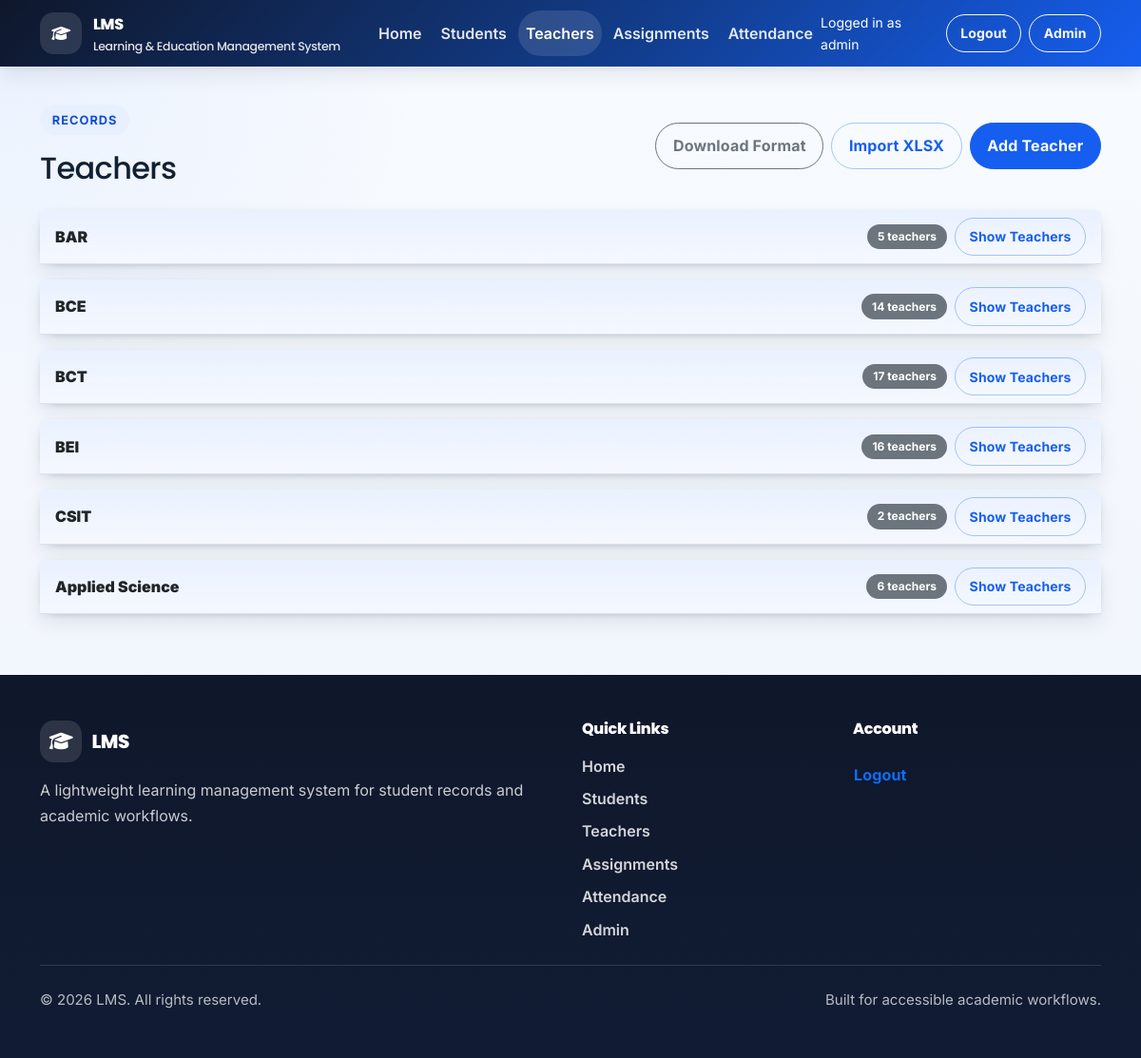
/teachers/ (signed in), run on the app's committed database.
### student/models.py (models this page shows, shortened)
class Faculty(models.Model):
    name = models.CharField(max_length=150, unique=True)
    objects = FacultyManager()

### teacher/views.py (the view)
# urls.py: path('', TeacherListView.as_view(), name='teacher-list'),
class TeacherListView(LoginRequiredMixin, NonStudentAccessRequiredMixin, ListView):
    model = Teacher
    template_name = 'teacher/teacher_list.html'
    context_object_name = 'teachers'
    def get_queryset(self):
        return Teacher.objects.prefetch_related('faculties').order_by('name')
    def get_context_data(self, **kwargs):
        context = super().get_context_data(**kwargs)
        view_mode = self.request.GET.get('view', 'grouped')
        if view_mode not in {'grouped', 'flat'}:
            view_mode = 'grouped'
        context['view_mode'] = view_mode
        grouped_teachers_map = OrderedDict()
        for teacher in context['teachers']:
            faculties = list(teacher.faculties.all())
            if not faculties:
                grouped_teachers_map.setdefault('No Faculty', []).append(teacher)
                continue
            for faculty in faculties:
                grouped_teachers_map.setdefault(faculty.name, []).append(teacher)
        context['grouped_teachers'] = [
            {
                'faculty': faculty,
                'teachers': teachers,
            }
            for faculty, teachers in grouped_teachers_map.items()
        ]
        return context

### teacher/views.py (called while the page is built)
    def dispatch(self, request, *args, **kwargs):
        if hasattr(request.user, 'student_profile') and not (request.user.is_staff or request.user.is_superuser):
            return access_denied_response(request, 'Student accounts cannot access teacher management pages.')
        return super().dispatch(request, *args, **kwargs)

### LMS/templates/teacher/teacher_list.html (shortened to what this page needs)
{% extends 'base.html' %}
{% block content %}
<section class="container py-4">
	<div class="d-flex flex-wrap justify-content-between align-items-center gap-3 mb-4">
		<div>
			<span class="eyebrow">Records</span>
			<h1 class="h2 mb-0">Teachers</h1>
		</div>
		<div class="d-flex flex-wrap align-items-center gap-2">
			<a class="btn btn-outline-secondary" href="{% url 'teacher:teacher-import-template' %}">Download Format</a>
			<a class="btn btn-outline-primary" href="{% url 'teacher:teacher-import' %}">Import XLSX</a>
			<a class="btn btn-primary" href="{% url 'teacher:teacher-create' %}">Add Teacher</a>
		</div>
	</div>
	{% if teachers %}
		<div class="d-grid gap-3">
			{% for group in grouped_teachers %}
				<div class="card border-0 shadow-sm">
					<div class="card-header bg-light d-flex justify-content-between align-items-center flex-wrap gap-2">
						<strong>{{ group.faculty }}</strong>
						<div class="d-flex align-items-center gap-2">
							<span class="badge text-bg-secondary">{{ group.teachers|length }} teacher{{ group.teachers|length|pluralize }}</span>
							<button
								class="btn btn-sm btn-outline-primary"
								type="button"
								data-toggle-target="teacher-group-{{ forloop.counter }}"
								aria-expanded="false"
								aria-controls="teacher-group-{{ forloop.counter }}"
							>
								Show Teachers
							</button>
						</div>
					</div>
				</div>
			{% endfor %}
		</div>
	{% endif %}
</section>
{% endblock %}

### LMS/templates/base.html (shortened to what this page needs)
<!DOCTYPE html>
<html lang="en">
<head>
	{% load static %}
	<link href="https://cdn.jsdelivr.net/npm/bootstrap@5.3.7/dist/css/bootstrap.min.css" rel="stylesheet"
>
	<link rel="stylesheet" href="https://cdn.jsdelivr.net/npm/bootstrap-icons@1.11.3/font/bootstrap-icons.min.css">
	<link rel="stylesheet" href="https://cdnjs.cloudflare.com/ajax/libs/font-awesome/6.7.2/css/all.min.css"
 />
	<link rel="stylesheet" href="{% static 'css/styles.css' %}">
	<link rel="stylesheet" href="{% static 'css/lms-overrides.css' %}">
</head>
<body class="d-flex flex-column min-vh-100">
	<header class="site-header">
		<nav class="navbar navbar-expand-lg navbar-dark">
			<div class="container">
				<a class="navbar-brand" href="{% url 'home' %}" aria-label="LMS home">
					<span class="brand-icon" aria-hidden="true"><i class="fa-solid fa-graduation-cap"></i></span>
					<span class="brand-copy">
						<span class="brand-title">LMS</span>
						<span class="brand-subtitle">Learning & Education Management System</span>
					</span>
				</a>
				<div class="collapse navbar-collapse" id="primaryNav">
					{% with current_url_name=request.resolver_match.url_name current_namespace=request.resolver_match.namespace %}
					<ul class="navbar-nav me-auto mb-2 mb-lg-0 gap-lg-1">
						<li class="nav-item">
							<a class="nav-link {% if current_url_name == 'home' and not current_namespace %}active{% endif %}" href="{% url 'home' %}"
								{% if current_url_name == 'home' and not current_namespace %}aria-current="page"{% endif %}>Home</a>
						</li>
						<li class="nav-item">
							<a class="nav-link {% if current_namespace == 'student' %}active{% endif %}"
								href="{% url 'student:student-list' %}"
								{% if current_namespace == 'student' %}aria-current="page"{% endif %}>Students</a>
						</li>
						<li class="nav-item">
							<a class="nav-link {% if current_namespace == 'teacher' %}active{% endif %}"
								href="{% url 'teacher:teacher-list' %}"
								{% if current_namespace == 'teacher' %}aria-current="page"{% endif %}>Teachers</a>
						</li>
						<li class="nav-item">
							<a class="nav-link {% if current_namespace == 'assignment' %}active{% endif %}"
								href="{% url 'assignment:assignment-list' %}"
								{% if current_namespace == 'assignment' %}aria-current="page"{% endif %}>Assignments</a>
						</li>
						<li class="nav-item">
							<a class="nav-link {% if current_namespace == 'attendance' %}active{% endif %}"
								href="{% url 'attendance:attendance-list' %}"
								{% if current_namespace == 'attendance' %}aria-current="page"{% endif %}>Attendance</a>
						</li>
					</ul>
					{% endwith %}
					<ul class="navbar-nav ms-auto align-items-lg-center gap-lg-2">
						{% if request.user.is_authenticated %}
						<li class="nav-item text-white small me-lg-2">
							Logged in as {{ current_user_display_name }}
						</li>
						<li class="nav-item">
							<form method="post" action="{% url 'logout' %}" class="d-inline">
								<button type="submit" class="btn btn-outline-light btn-sm">Logout</button>
							</form>
						</li>
						{% else %}
						<li class="nav-item">
							<a class="btn btn-outline-light btn-sm" href="{% url 'login' %}">Login</a>
						</li>
						{% endif %}
						{% if request.user.is_staff or request.user.is_superuser %}
						<li class="nav-item">
							<a class="btn btn-outline-light btn-sm" href="{% url 'admin:index' %}">Admin</a>
						</li>
						{% endif %}
					</ul>
				</div>
			</div>
		</nav>
	</header>
	<main id="main-content" class="flex-grow-1">
		<div class="container pt-3">
		</div>
		{% block content %}{% endblock %}
	</main>
	<footer class="site-footer mt-auto">
		<div class="container py-5">
			<div class="row g-4">
				<div class="col-lg-6">
					<h2 class="footer-brand mb-3">
						<span class="brand-icon" aria-hidden="true"><i class="fa-solid fa-graduation-cap"></i></span>
						LMS
					</h2>
					<p class="footer-copy mb-0">
						A lightweight learning management system for student records and academic workflows.
					</p>
				</div>
				<div class="col-lg-3 col-md-6">
					<h3 class="footer-heading">Quick Links</h3>
					<ul class="footer-links list-unstyled mb-0">
						<li><a href="{% url 'home' %}">Home</a></li>
						<li><a href="{% url 'student:student-list' %}">Students</a></li>
						<li><a href="{% url 'teacher:teacher-list' %}">Teachers</a></li>
						<li><a href="{% url 'assignment:assignment-list' %}">Assignments</a></li>
						<li><a href="{% url 'attendance:attendance-list' %}">Attendance</a></li>
						{% if is_admin_like_user %}
						<li><a href="{% url 'admin:index' %}">Admin</a></li>
						{% endif %}
					</ul>
				</div>
				<div class="col-lg-3 col-md-6">
					<h3 class="footer-heading">Account</h3>
					<ul class="footer-links list-unstyled mb-0">
						{% if request.user.is_authenticated %}
						<li>
							<form method="post" action="{% url 'logout' %}" class="d-inline">
								<button type="submit" class="btn btn-link p-0 text-decoration-none">Logout</button>
							</form>
						</li>
						{% else %}
						<li><a href="{% url 'login' %}">Login</a></li>
						{% endif %}
					</ul>
				</div>
			</div>
			<div class="footer-divider my-4"></div>
			<div class="d-flex flex-column flex-md-row justify-content-between align-items-center gap-2">
				<p class="footer-note mb-0">&copy; {% now "Y" %} LMS. All rights reserved.</p>
				<p class="footer-note mb-0">Built for accessible academic workflows.</p>
			</div>
		</div>
	</footer>
</body>
</html>

### static/css/lms-overrides.css (style rules this page uses)
.eyebrow { display: inline-flex; align-items: center; gap: 0.5rem; padding: 0.35rem 0.8rem; margin-bottom: 1rem; border-radius: 999px; font-size: 0.8rem; font-weight: 700; letter-spacing: 0.08em; text-transform: uppercase; background: var(--color-primary-soft); color: var(--color-primary-hover); }
.table-responsive, .bg-white, .bg-light { box-shadow: var(--shadow-md); }

### data on the page
Faculty: faculty "BAR"
Faculty: faculty "BCE"
Faculty: faculty "BCT"
Faculty: faculty "BEI"
Faculty: faculty "CSIT"
Faculty: faculty "Applied Science"

### other printed values
{{ current_user_display_name }} "admin"
{{ group.teachers|length }} "5" "14" "17" "16" "2" "6"
